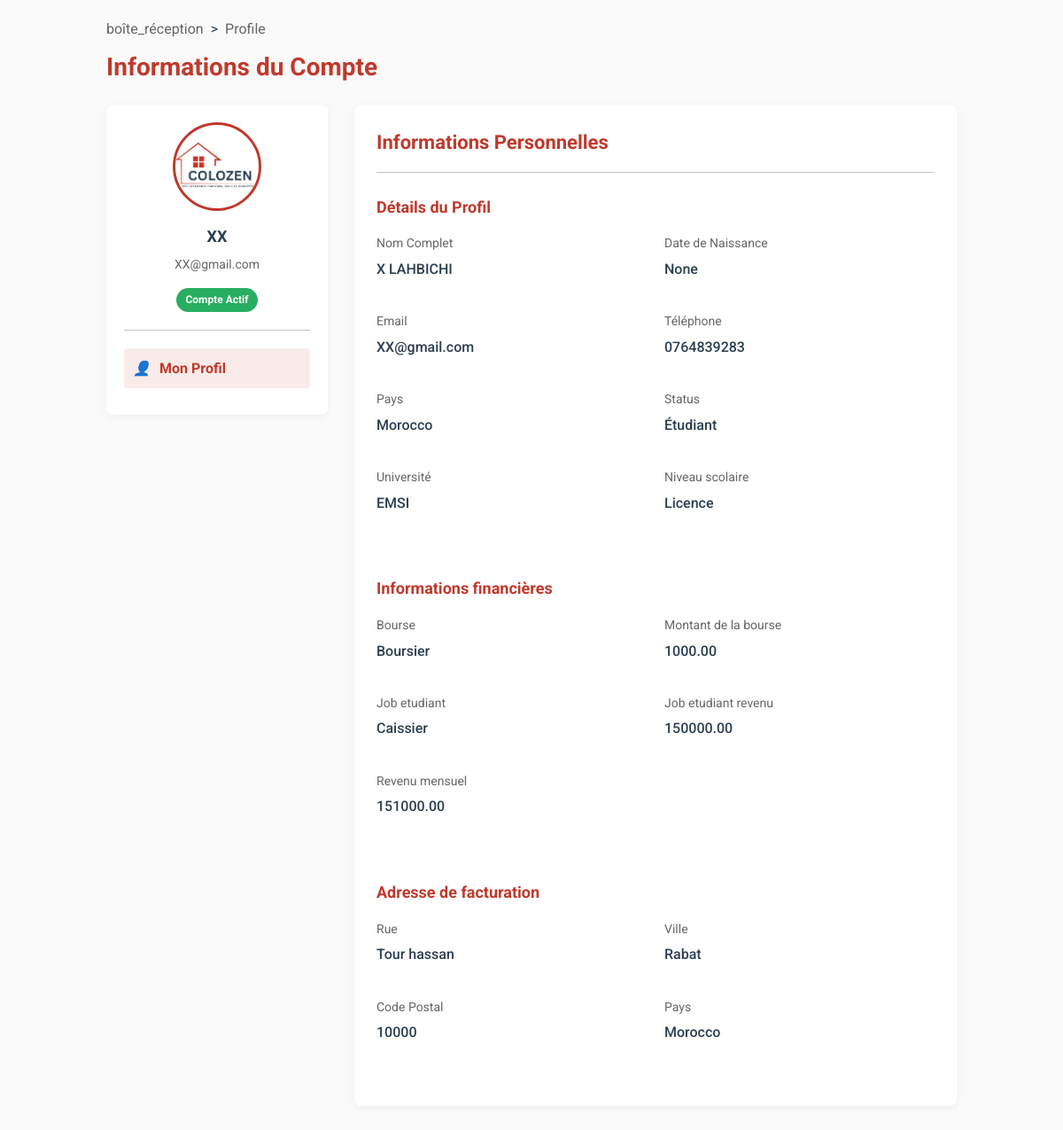
The app's page /app1/other_profile/24 (signed in) with its own data.
### app1/models.py (models this page shows, shortened)
class CustomUser(AbstractUser):
    SEX_TYPES = [
        ('Homme' , 'Homme'),
        ('Femme' , 'Femme'),
    ]
    Status_Types = [
        ('Admin','Admin'),
        ('Visiteur','Visiteur'),
        ('Étudiant' , 'Étudiant'),
        ('Entrepreneur' , 'Entrepreneur') ,
    ]
    email = models.EmailField(unique=True)
    pays = CountryField(default='MA')
    date_naissance = models.DateField(blank=True , null= True )
    ville = models.CharField(max_length=255,blank=True,null=True)
    adress = models.CharField(max_length=255,blank=True,null=True)
    code_postal = models.BigIntegerField(blank=True,null=True)
    phone_number = models.CharField(max_length=15, blank=True, null=True)
    genre = models.CharField(max_length=255,choices=SEX_TYPES,default="Homme")
    status = models.CharField(max_length=255,choices=Status_Types,default="Visiteur")
    ProfileImage = models.ImageField(upload_to="profileimage/" , default="profileimage/default.png")
    Email_Verifiyed = models.DateField(auto_now=False, auto_now_add=False,blank=True,null=True)
    activation = models.BooleanField(default=False)
    date_created = models.DateTimeField(default=timezone.now)

class Etudiant(models.Model):
    niveau_choice = [
        ('Licence' , 'Licence') ,
        ('Master' , 'Master') ,
        ('Docotorat' , 'Doctorat')
    ]
    user = models.OneToOneField(
        CustomUser,
        on_delete=models.CASCADE,
        primary_key=True,
        related_name="etudiant"
    )
    universite = models.CharField(max_length=255,null=True,blank=True)
    niveau_scolaire = models.CharField(max_length=255,choices=niveau_choice,null=True,blank=True)
    bourse = models.BooleanField(default=False)
    montant_bourse = models.DecimalField(max_digits=10,decimal_places=2,default=0.00)
    job_etudiant = models.BooleanField(default=False)
    job_etudiant_name = models.CharField(max_length=255,blank=True,null=True)
    job_etudiant_revenu = models.DecimalField(max_digits=10,decimal_places=2,default=0.00)
    revenu_mensuel_total = models.DecimalField(max_digits=10,decimal_places=2,default=0.00)

### app1/views.py (the view)
# urls.py: path('other_profile/<int:user_id>',other_profile,name="other_profile"),
@login_required(login_url='/app1/login/')
def other_profile(request,user_id):
    user = CustomUser.objects.get(id = user_id)
    return render(request,'private/other_profile.html',{"user" : user})

### templates/private/other_profile.html (shortened to what this page needs)
<!DOCTYPE html>
{% load static %}
<html lang="fr">
<head>
    <link rel="stylesheet" href="{% static "css/private/profile.css" %}">
    <link rel="stylesheet" href="{% static "css/main/main.css" %}">
</head>
<body>
    <div class="container">
        <div class="lien">
            <a href="{% url "boite_reception_page" %}">boîte_réception</a><p>&gt;</p><a href="{% url "profilepage" request.user.username %}">Profile</a>
        </div>
        <h1 class="page-title">Informations du Compte</h1>
        <div class="account-container">
            <div class="sidebar">
                <div class="user-info">
                    <img src="{{user.ProfileImage.url}}" alt="Photo de profil" class="user-avatar">
                    <div class="user-name">{{user.username}}</div>
                    <div class="user-email">{{user.email}}</div>
                    <div class="status-badge" style="background-color:{% if user.activation %}#27AE60{% else %}#7F8C8D{% endif %}">Compte {% if user.activation %}Actif{% else %}Inactif{% endif %}</div>
                </div>
                <ul class="menu-list">
                    <li class="menu-item">
                        <a href="#" class="active">
                            <i>👤</i> Mon Profil
                        </a>
                    </li>
                </ul>
            </div>
            <div class="content">
                <h2 class="content-title">Informations Personnelles</h2>
                <div class="info-sections">
                    <div class="info-section">
                        <h3 class="section-title">Détails du Profil</h3>
                        <div class="info-grid">
                            <div class="info-item">
                                <div class="info-label">Nom Complet</div>
                                <div class="info-value">{{user.first_name}} {{user.last_name}}</div>
                            </div>
                            <div class="info-item">
                                <div class="info-label">Date de Naissance</div>
                                <div class="info-value">{{user.date_naissance}}</div>
                            </div>
                            <div class="info-item">
                                <div class="info-label">Email</div>
                                <div class="info-value">{{user.email}}</div>
                            </div>
                            <div class="info-item">
                                <div class="info-label">Téléphone</div>
                                <div class="info-value">{{user.phone_number}}</div>
                            </div>
                            <div class="info-item">
                                <div class="info-label">Pays</div>
                                <div class="info-value">{{user.pays.name}}</div>
                            </div>
                            <div class="info-item">
                                <div class="info-label">Status</div>
                                <div class="info-value">{{user.status}}</div>
                            </div>
                            {% if user.status == "Étudiant" %}
                                <div class="info-item">
                                    <div class="info-label">Université</div>
                                    <div class="info-value">{{user.etudiant.universite}}</div>
                                </div>
                                <div class="info-item">
                                    <div class="info-label">Niveau scolaire</div>
                                    <div class="info-value">{{user.etudiant.niveau_scolaire}}</div>
                                </div>
                            {% endif %}
                        </div>
                    </div>
                    {% if user.status == "Étudiant" %}
                    <div class="info-section">
                        <h3 class="section-title">Informations financières</h3>
                        <div class="info-grid">
                            <div class="info-item">
                                <div class="info-label">Bourse</div>
                                <div class="info-value">{% if user.etudiant.bourse %}Boursier{% else %}Non-boursier{% endif %}</div>
                            </div>
                            <div class="info-item">
                                <div class="info-label">Montant de la bourse</div>
                                <div class="info-value">{{user.etudiant.montant_bourse}}</div>
                            </div>
                            <div class="info-item">
                                <div class="info-label">Job etudiant</div>
                                <div class="info-value">{% if user.etudiant.job_etudiant %}{{user.etudiant.job_etudiant_name}}{% else %}Aucun job etudiant{% endif %}</div>
                            </div>
                            <div class="info-item">
                                <div class="info-label">Job etudiant revenu</div>
                                <div class="info-value">{{user.etudiant.job_etudiant_revenu}}</div>
                            </div>
                            <div class="info-item">
                                <div class="info-label">Revenu mensuel</div>
                                <div class="info-value">{{user.etudiant.revenu_mensuel_total}}</div>
                            </div>
                        </div>
                    </div>
                    {% endif %}
                    <div class="info-section">
                        <h3 class="section-title">Adresse de facturation</h3>
                        <div class="info-grid">
                            <div class="info-item">
                                <div class="info-label">Rue</div>
                                <div class="info-value">{{user.adress}}</div>
                            </div>
                            <div class="info-item">
                                <div class="info-label">Ville</div>
                                <div class="info-value">{{user.ville}}</div>
                            </div>
                            <div class="info-item">
                                <div class="info-label">Code Postal</div>
                                <div class="info-value">{{user.code_postal}}</div>
                            </div>
                            <div class="info-item">
                                <div class="info-label">Pays</div>
                                <div class="info-value">{{user.pays.name}}</div>
                            </div>
                        </div>
                    </div>
                </div>
            </div>
        </div>
    </div>
</body>
</html>

### app1/static/css/private/profile.css (style rules this page uses)
:root { --color-primary: #C0392B; --color-accent: #E74C3C; --color-background: #FDFEFE; --color-text: #2C3E50; --color-cta: #FF6F61; --color-secondary: #BDC3C7; --color-white: #FFFFFF; --color-border: #BDC3C7; }
html { scroll-behavior: smooth; }
* { margin: 0; padding: 0; box-sizing: border-box; font-family: 'Arial', sans-serif; }
body { background-color: var(--color-background); color: var(--color-text); line-height: 1.6; }
.container { max-width: 1000px; margin: 0 auto; padding: 20px; }
.page-title { font-size: 28px; color: var(--color-primary); margin-bottom: 20px; }
.account-container { display: grid; grid-template-columns: 250px 1fr; gap: 30px; margin-bottom: 40px; }
.sidebar { background-color: var(--color-white); border-radius: 8px; box-shadow: 0 2px 10px rgba(0,0,0,0.05); padding: 20px; height: fit-content; }
.user-info { display: flex; flex-direction: column; align-items: center; padding-bottom: 20px; border-bottom: 1px solid var(--color-border); margin-bottom: 20px; }
.user-avatar { width: 100px; height: 100px; border-radius: 50%; object-fit: cover; border: 3px solid var(--color-primary); margin-bottom: 15px; }
.user-name { font-size: 18px; font-weight: bold; margin-bottom: 5px; }
.user-email { color: #666; font-size: 14px; margin-bottom: 15px; }
.status-badge { background-color: #27AE60; color: white; padding: 4px 10px; border-radius: 20px; font-size: 12px; font-weight: bold; }
.menu-list { list-style: none; }
.menu-item { margin-bottom: 10px; }
.menu-item a { display: flex; align-items: center; padding: 10px; border-radius: 4px; text-decoration: none; color: var(--color-text); transition: background-color 0.2s; }
.menu-item a.active { background-color: rgba(192, 57, 43, 0.1); color: var(--color-primary); font-weight: bold; }
.menu-item i { margin-right: 10px; color: var(--color-primary); }
.content { background-color: var(--color-white); border-radius: 8px; box-shadow: 0 2px 10px rgba(0,0,0,0.05); padding: 25px; }
.content-title { font-size: 22px; color: var(--color-primary); margin-bottom: 25px; padding-bottom: 15px; border-bottom: 1px solid var(--color-border); }
.info-sections { display: grid; grid-template-columns: 1fr; gap: 25px; }
.info-section { margin-bottom: 30px; }
.section-title { font-size: 18px; color: var(--color-primary); margin-bottom: 15px; }
.info-grid { display: grid; grid-template-columns: repeat(2, 1fr); gap: 20px; }
.info-item { margin-bottom: 15px; }
.info-label { font-size: 14px; color: #666; margin-bottom: 5px; }
.info-value { font-size: 16px; font-weight: 500; }
.lien { display: flex; gap: .5rem; margin-bottom: .5rem; }
.lien a { text-decoration: none; color: #666; }

### app1/static/css/main/main.css (style rules this page uses)
* { border: none; outline: none; box-sizing: border-box; padding: 0; margin: 0; font-family: "Roboto", sans-serif; }
body { background-color: #FAFAFA; position: relative; min-height: 100vh; }

### records on screen
CustomUser: ProfileImage (placeholder picture), username "XX", email "XX@gmail.com", first_name "X", last_name "LAHBICHI", date_naissance "None", phone_number "0764839283", pays.name "Morocco", status "Étudiant", etudiant.universite "EMSI", etudiant.niveau_scolaire "Licence", etudiant.montant_bourse "1000.00", etudiant.job_etudiant_name "Caissier", etudiant.job_etudiant_revenu "150000.00", etudiant.revenu_mensuel_total "151000.00", adress "Tour hassan", ville "Rabat", code_postal "10000"
